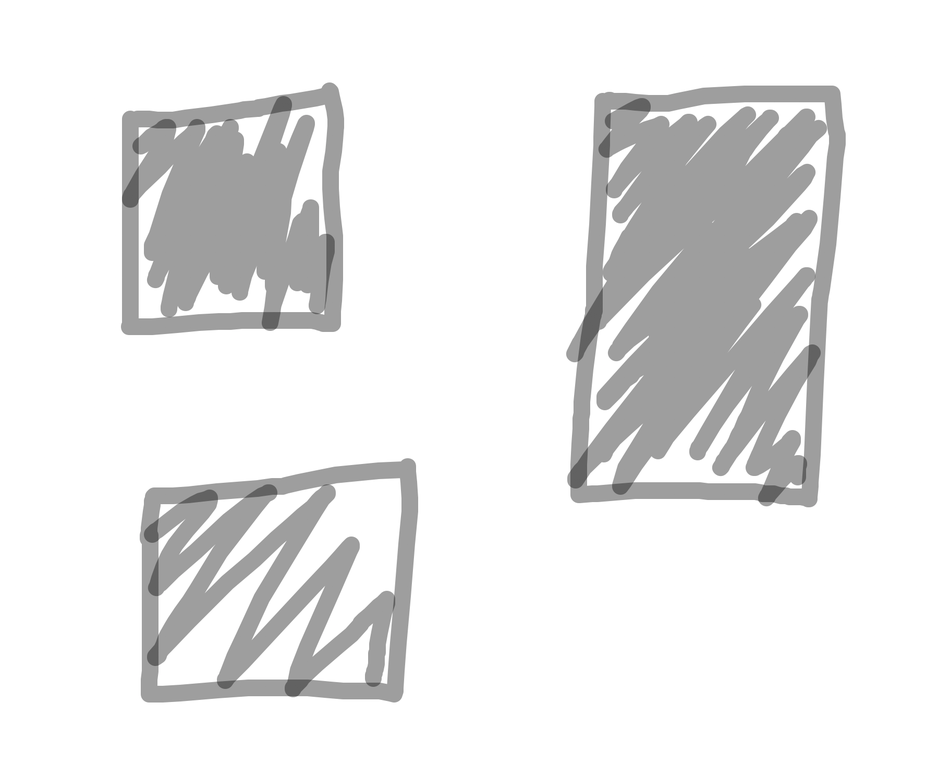
#> input picture computer-vision/example_images/example7.png, 926 x 762 px, shrunk from 1776 x 1460 before the run
$ python detection.py
#> lines starting #> are read from the running program, lines starting #| are printed output that depends on the picture; after the words box and inside, x2 and y2 are one past the last pixel; in counts of white or black regions, pixels touching at a corner belong together
import cv2
import json

# JSON Format: {'id': NUMBER, 'location': TUPLE, 'capacity': NUMBER}
buildings = []

# Read in image as grayscale
image = cv2.imread('example_images/example7.png', cv2.IMREAD_GRAYSCALE)
#> image: shape (762, 926); min 88, max 255, mean 231.8

# Convert to binary
a = image.max()
#> a = 255
_, im_bw = cv2.threshold(image, a/2+60, a,cv2.THRESH_BINARY_INV)
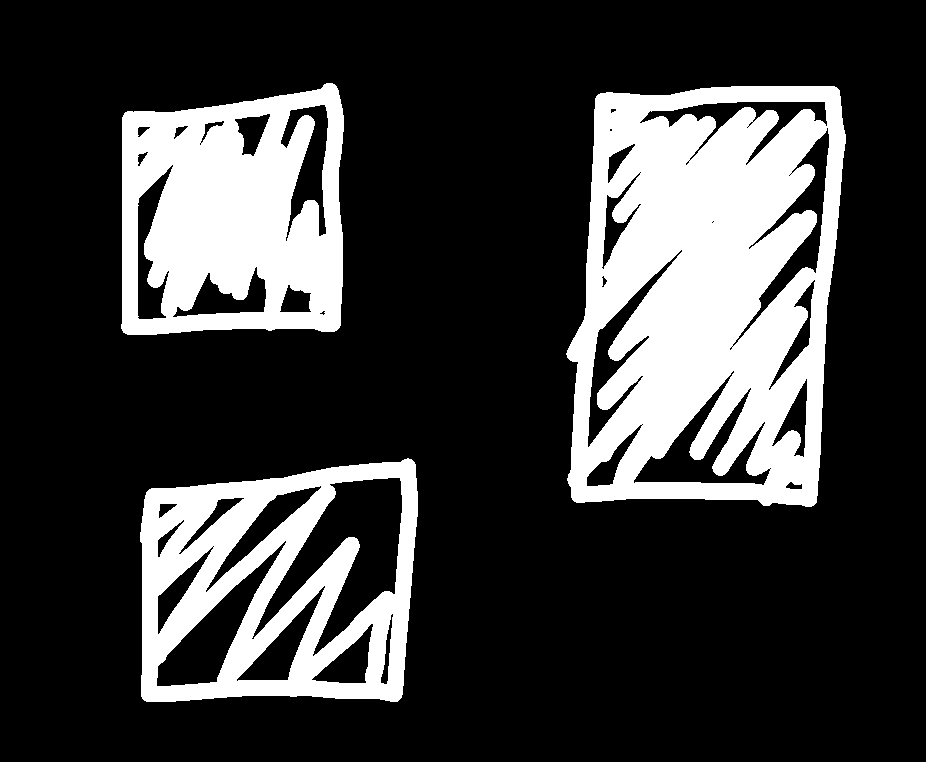
#> im_bw: shape (762, 926); 23% white; 3 white regions

# Find contours
(contours, hierarchy) = cv2.findContours(im_bw, mode=cv2.RETR_EXTERNAL, method=cv2.CHAIN_APPROX_NONE)
#> contours = 3 contours; box (x1, y1, x2, y2) and area: (566, 86, 846, 507) 101696, (140, 458, 418, 702) 59534, (121, 83, 344, 335) 49878

'''
Calculate capacity as proportion of sizes of drawn quadrilateral. Normalized to add up to
100 ish
'''
total_area = sum([cv2.contourArea(c) for c in contours])
#> total_area = 211108.5

for i, c in zip(range(len(contours)), contours):
    M = cv2.moments(c)

    cX = int(M["m10"] / M["m00"])
    cY = int(M["m01"] / M["m00"])
    capacity = int(round(cv2.contourArea(c)/total_area * 100, -1))
    print(capacity)
    buildings.append({'id': i, 'location': (cX, cY),'capacity': capacity})
#> this loop made 3 passes
#> (cX, cY, capacity) on passes 1 to 3: (279, 585, 30), (707, 294, 50), (233, 215, 20)
#| 30
#| 50
#| 20
#> after the loop, buildings = 3 items

json.dumps(buildings)

$ run again, with computer-vision/example_images/example1.png copied over computer-vision/example_images/example7.png
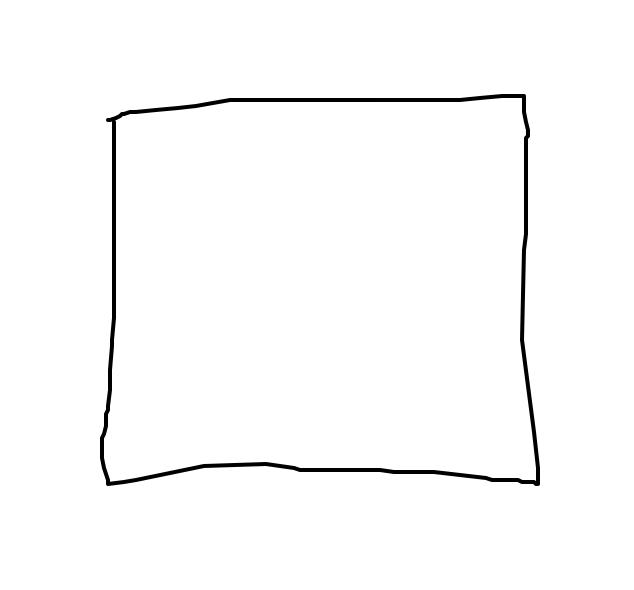
#> input picture computer-vision/example_images/example1.png, 634 x 590 px
#> a = 255
#> `_, im_bw = cv2.threshold(image, a/2+60, a,cv2.THRESH_BINARY_INV)`:
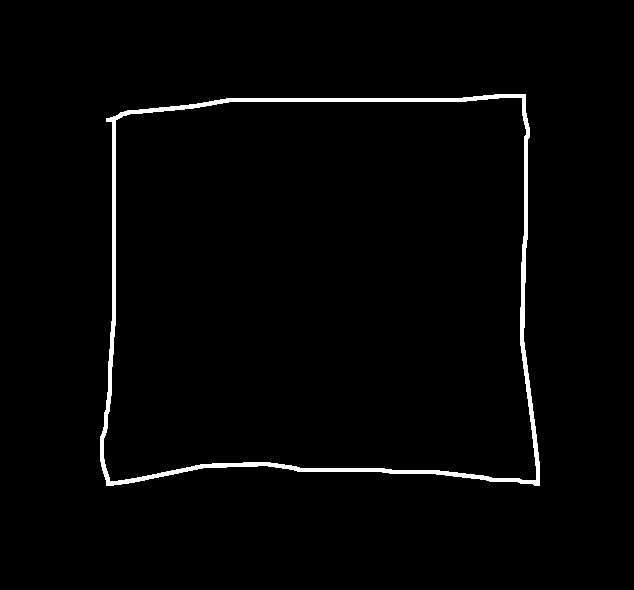
#> im_bw: shape (590, 634); 1.8% white; 1 white region
#> contours = 1 contour; box (x1, y1, x2, y2) and area: (100, 94, 540, 486) 156498
#> total_area = 156497.5
#> the loop `for i, c in zip(range(len(contours)), contours):` made 1 pass
#> (cX, cY, capacity) on pass 1: (320, 288, 100)
#> (printed output is left out)
#> after the loop `for i, c in zip(range(len(contours)), contours):`: buildings = 1 item

$ run again, with computer-vision/example_images/example2.png copied over computer-vision/example_images/example7.png
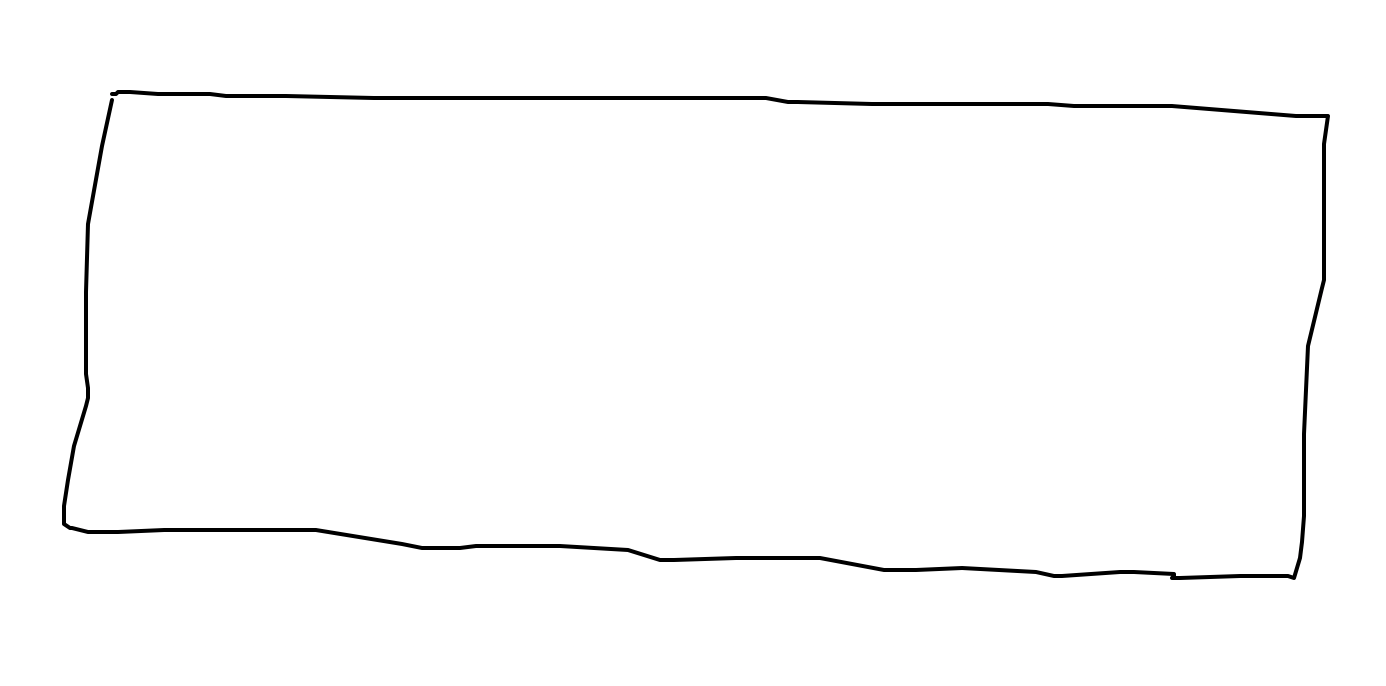
#> input picture computer-vision/example_images/example2.png, 1386 x 686 px
#> a = 255
#> `_, im_bw = cv2.threshold(image, a/2+60, a,cv2.THRESH_BINARY_INV)`:
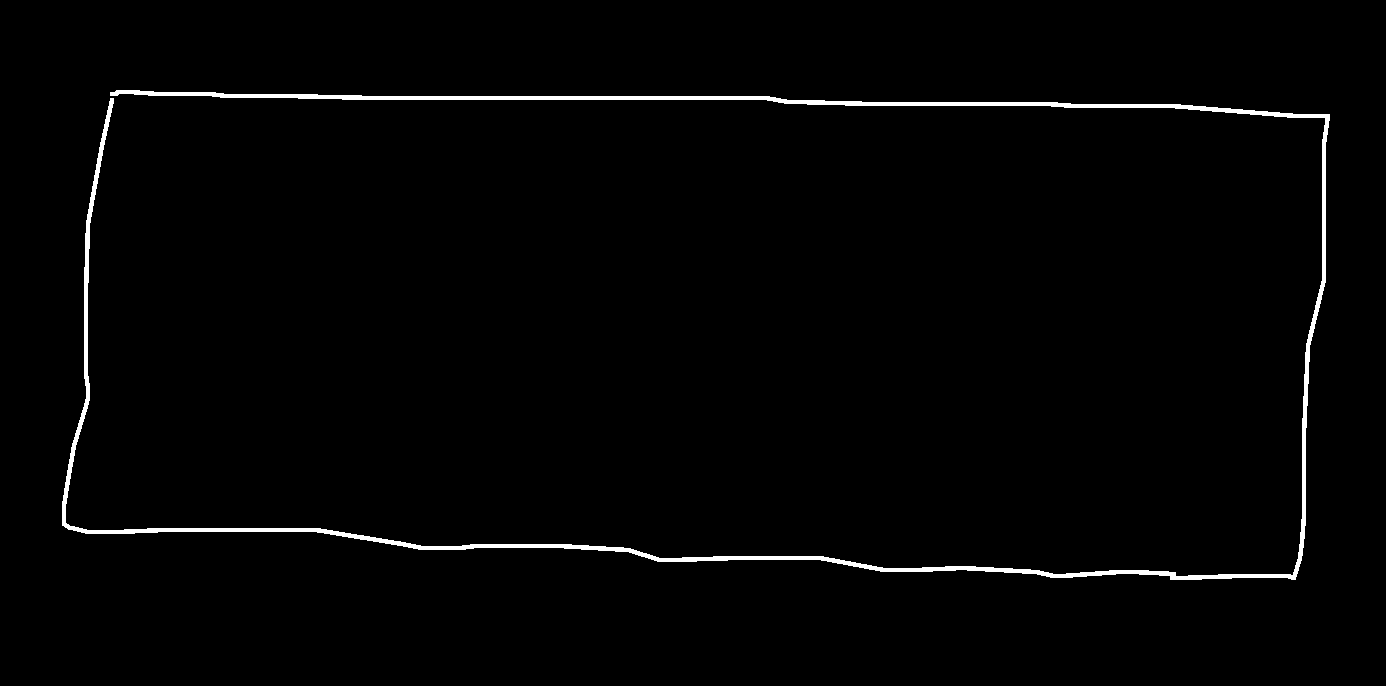
#> im_bw: shape (686, 1386); 1.5% white; 1 white region
#> contours = 1 contour; box (x1, y1, x2, y2) and area: (62, 90, 1330, 580) 10868
#> total_area = 10868.5
#> the loop `for i, c in zip(range(len(contours)), contours):` made 1 pass
#> (cX, cY, capacity) on pass 1: (706, 333, 100)
#> (printed output is left out)
#> after the loop `for i, c in zip(range(len(contours)), contours):`: buildings = 1 item
